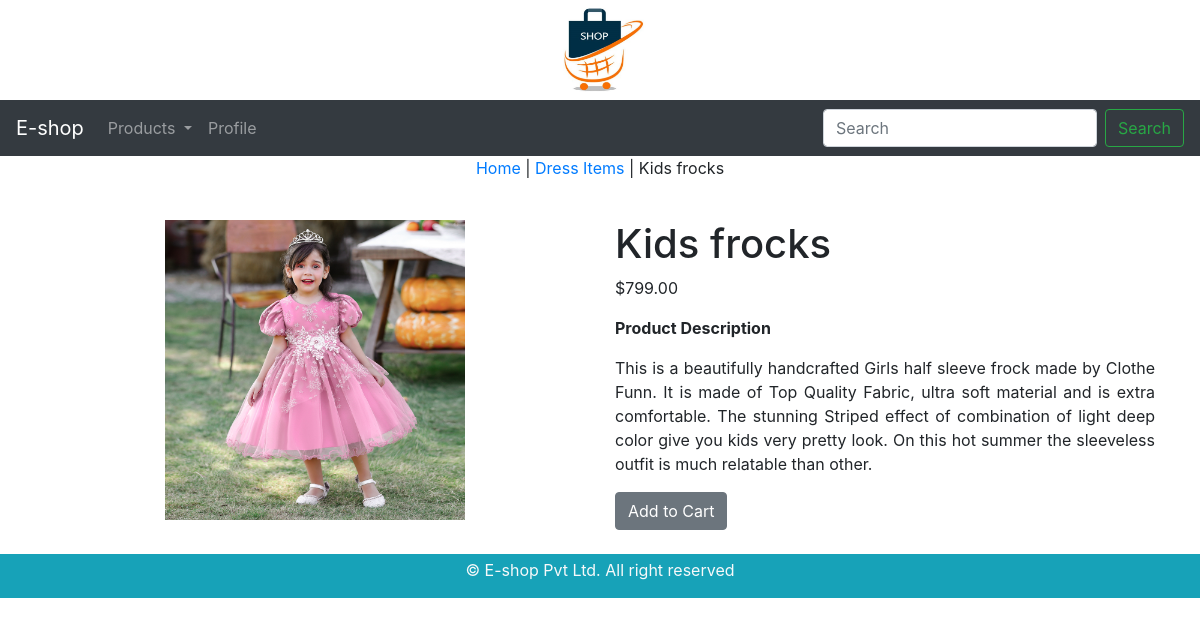
/dress-items/Kids-frocks/, run on the app's committed database.
### Home/models.py (models this page shows, shortened)
class Product(models.Model):
    name = models.CharField(max_length=250, unique=True)
    slug = models.SlugField(max_length=200, unique=True)
    description = models.TextField(blank=True)
    image = models.ImageField(upload_to='Products', blank=True)
    price = models.DecimalField(max_digits=9, decimal_places=2)
    category = models.ForeignKey(Category, on_delete=models.CASCADE)
    stock = models.IntegerField()
    available = models.BooleanField(default=True)
    created_at = models.DateTimeField(auto_now_add=True)
    class Meta:
        ordering =('name',)
        verbose_name='Product'
        verbose_name_plural ='Products'

class Category(models.Model):
    name = models.CharField(max_length=250, unique=True)
    slug = models.SlugField(max_length=250, unique=True)
    description = models.TextField(blank=True)
    image = models.ImageField(upload_to='category', blank=True)
    class Meta:
        ordering = ('name',)
        verbose_name = 'category'
        verbose_name_plural = 'categories'
    def get_url(self):
        return reverse('product_by_category', args=[ self.slug])
    def __str__(self):
        return '{}' .format(self.name)

### Home/views.py (the view)
# urls.py: path('<slug:slug_c>/<slug_p>/',views.prod_det, name='product_catdetail'),
def prod_det(request, slug_c, slug_p):
    try:
        product=Product.objects.get(category__slug=slug_c, slug=slug_p)
    except Exception as e:
        raise e
    return render(request,'product.html',{'product':product})

### Home/context_processors.py (called while the page is built)
def my_links(request):
    links=Category.objects.all()
    return dict(links=links)

### templates/product.html (shortened to what this page needs)
{% extends 'base.html' %}
{% load static %}
{% block content %}
<div class="row">
    <div class="mx-auto">
        <p><a href="{% url 'allproducts' %}">Home</a> | <a href="{{product.category.get_url}}"> {{product.category}} </a> | {{product.name}}</p>
    </div>
</div>
<div class="container">
    <br>
    <div class="row">
        <div class="col-12 col-sm-12 mol-md-12 col-lg-6 text-center">
            <div style="min-min-width:18rem">
                <img src="{{product.image.url}}" alt="{{product.name}}" style="width:300px;height:300px;">
            </div>
        </div>
        <div class="col-12 col-sm-12 col-md-12 col-lg-6">
                <h1>{{product.name}}</h1>
                <p>${{product.price}}</p>
                <p><b>Product Description</b> </p>
                <p class="text-justify">{{product.description}}</p>
                {% if product.stock <= 0 %}
                <p class="text-justify" ><b>Out of Stock</b></p>
                {% else %}
                <a class="btn btn-secondary" href="#">Add to Cart</a>
                <br>
                <br>
                {% endif %}
        </div>
    </div>
</div>
{% endblock content %}

### data on the page
Product: category "Dress Items", name "Kids frocks", description "This is a beautifully handcrafted Girls half sleeve frock made by Clothe Funn. It is made of Top Quality Fabric, ultra soft material and is extra comfortable. The stunning Striped effect of combination of light deep color give you kids very pretty look. On this hot summer the sleeveless outfit is much relatable than other."

### other printed values
{{ product.price }} "799.00"
